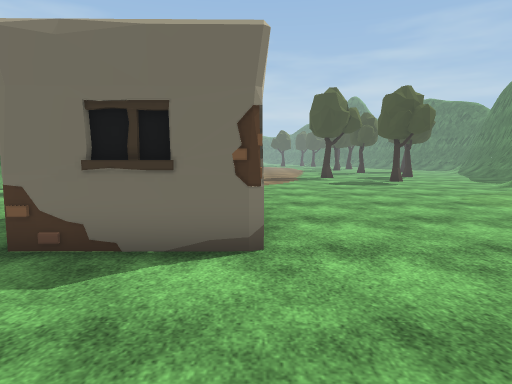
View 1 (above)

18 first-person views from a walk through a 3-D level made in the Unity game engine. The camera is 1.4 m above the floor, tilts 6° down and sees 75° across. The floor is counted in squares, 1 m on a side. Each view is taken from the middle of a square. On the plan, view 1 faces up. The plan holds only what a view shows up to about 15 squares ahead; the rest is blank. The place goes on beyond the plan. The player is left out. Some animated figures are not drawn. Some surface patterns are stand-ins.

View 2
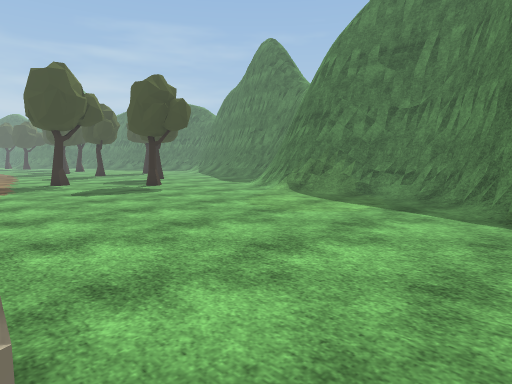

View 3
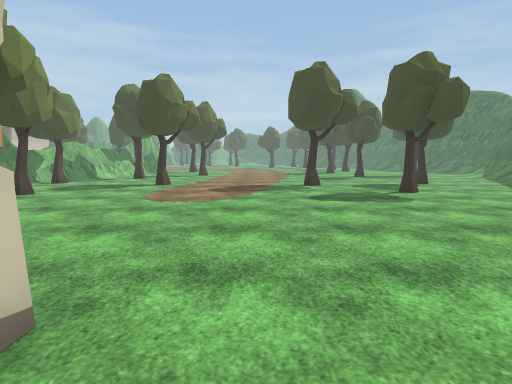

View 4
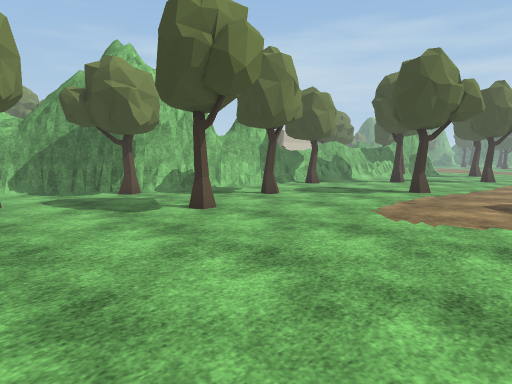

View 5
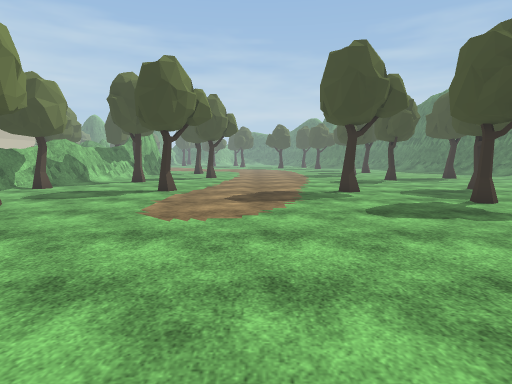

View 6
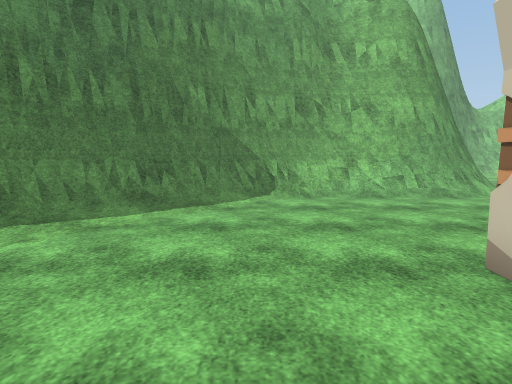

View 7
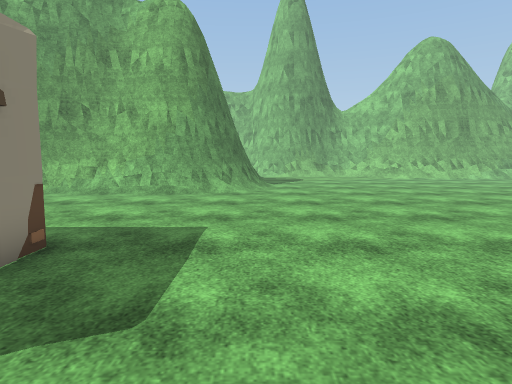

View 8
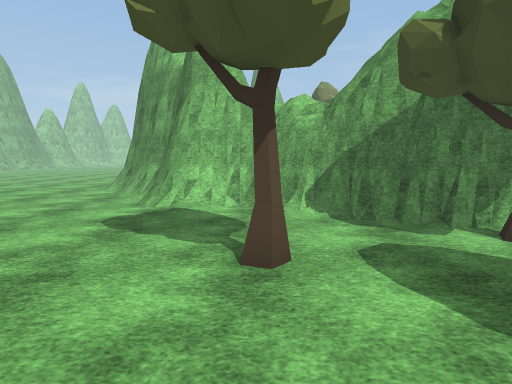

View 9
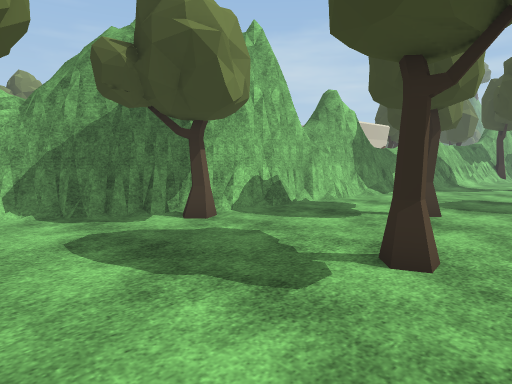

View 10
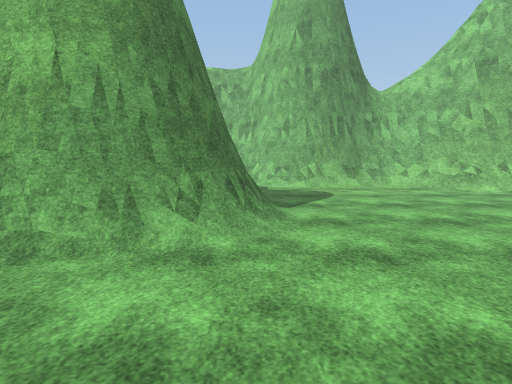

View 11
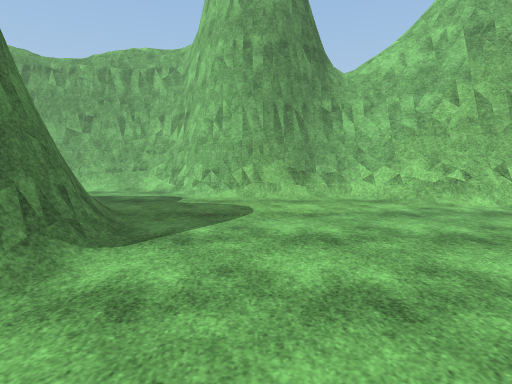

View 12
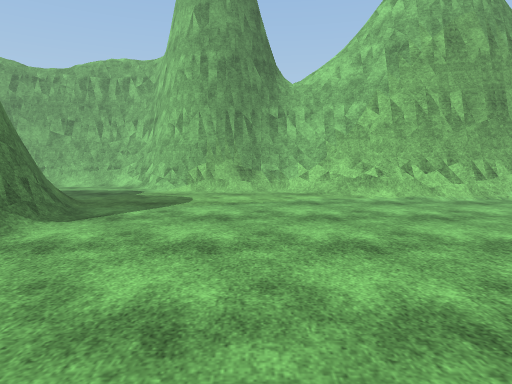

View 13
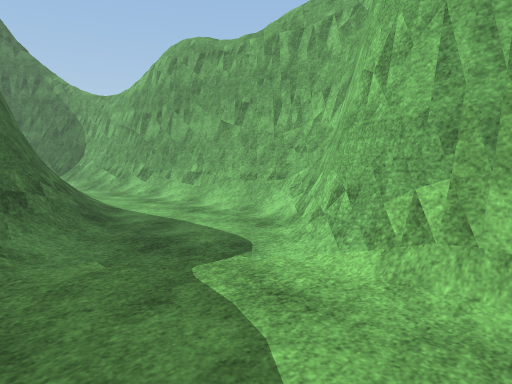

View 14
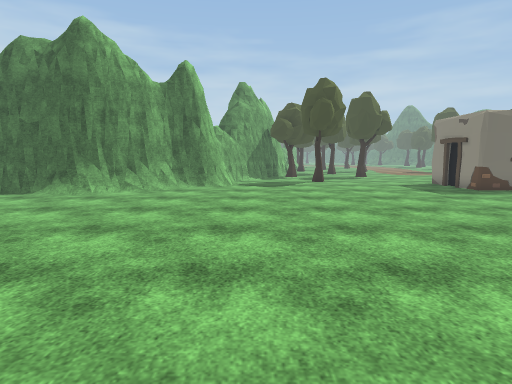

View 15
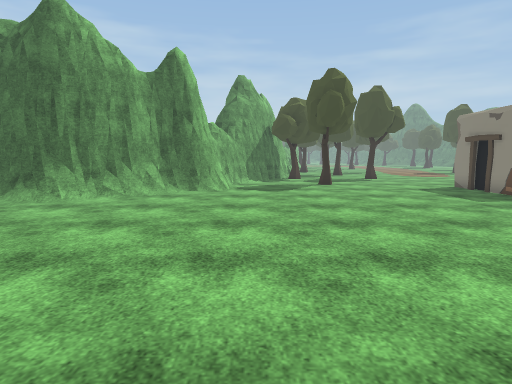

View 16
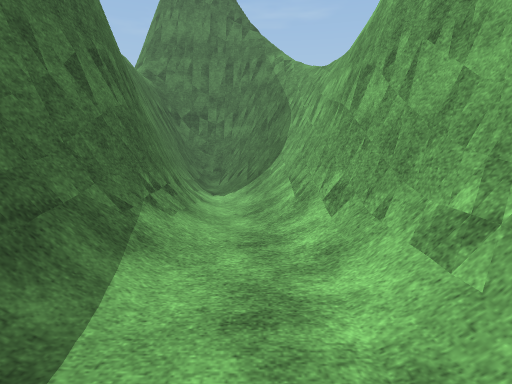

View 17
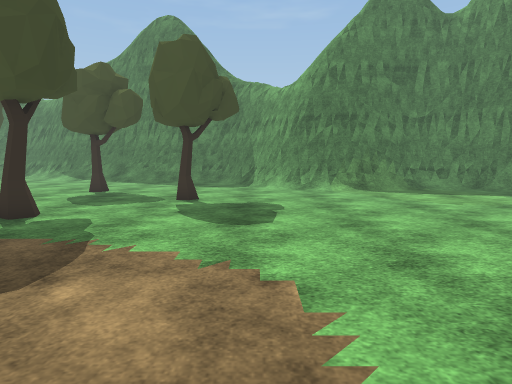

View 18
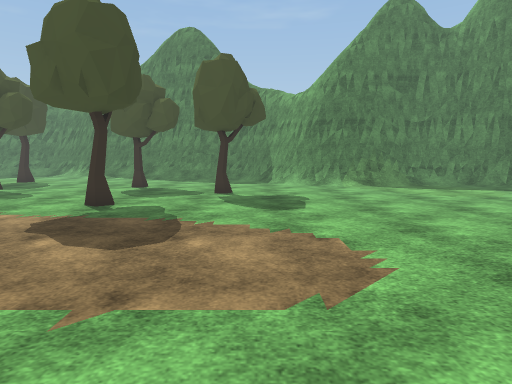

### Floor plan
Key: @ floor where view 1 was taken; # wall or solid block; . floor; / step, stairs or slope; = window, fence, low wall or low ledge; T tree; O other object.
Columns run from 20 left of view 1 to 12 right of it. Each row starts with its distance up from view 1.
 24          ##TT.... .............T.
 23          ##......T.......T.....T.
 22          ##..............T.......
 21          ##......................
 20          ##......................
 19          #...T..............T....
 18          #...T...................
 17          #.......................
 16         ##....................../
 15         ##T...T.................=
 14         ##....T................/#
 13        ##....................../#
 12       ##......................./#
 11      ##......................../#
 10      ##...TT....................=
  9      #........     OO...........=
  8      #=..........   #...........#
  7    ###...........#   ..........=#
  6  ###............##   .........=##
  5 ###.............##O##......../##
  4 #=..........................
  3 ............................/
  2 .........................../=#
  1 ..........................//##
  0 ....................@..../=##
 -1 ......................../=##
 -2  ......................=###
 -3   ............./===//=###
 -4   ............=#########
 -5   .........../##
 -6    ..........##
 -7   ...........##
 -8   ...........=#
 -9  ............/#
-10 ..............=#
-11 ///.........../=###
-12 ###//..........//###############
-13  ####=...........////=####==///=
-14    ####=####......../////..//###
-15      ########=........./////=###
-16             ##//.///////==####
-17              ##====#########
-18               ########

Where each view was taken, in squares from view 1:
view 1: 0 up, 0 right, facing up
view 2: 4 up, 0 right, facing up-right
view 3: 6 up, 2 right, facing up
view 4: 9 up, 2 right, facing up-left
view 5: 9 up, 1 right, facing up
view 6: 9 up, 3 right, facing down
view 7: 10 up, 7 left, facing down
view 8: 10 up, 5 left, facing left
view 9: 10 up, 4 left, facing up-left
view 10: 2 up, 7 left, facing down
view 11: 2 down, 10 left, facing down
view 12: 0 up, 12 left, facing down
view 13: 10 down, 11 left, facing down-right
view 14: 9 down, 13 left, facing up
view 15: 7 down, 13 left, facing up
view 16: 15 down, 4 left, facing right
view 17: 17 up, 3 left, facing right
view 18: 18 up, 5 left, facing right
